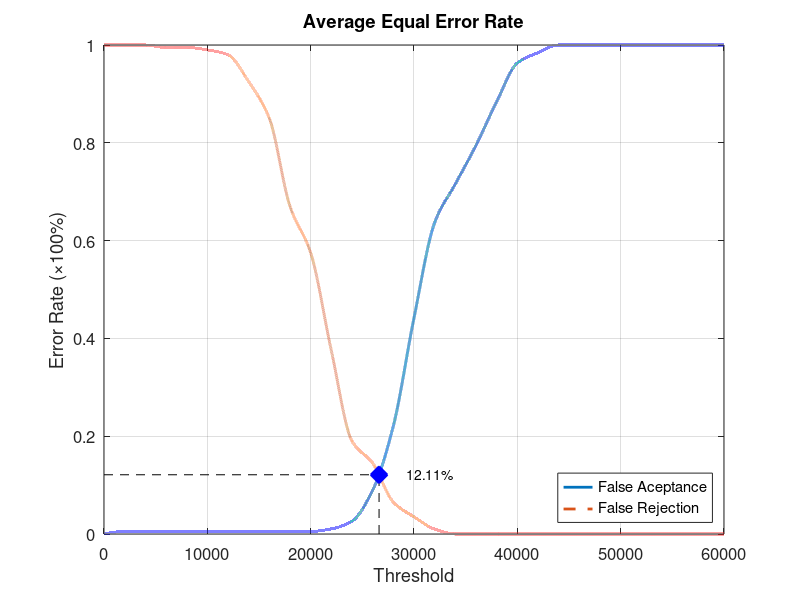
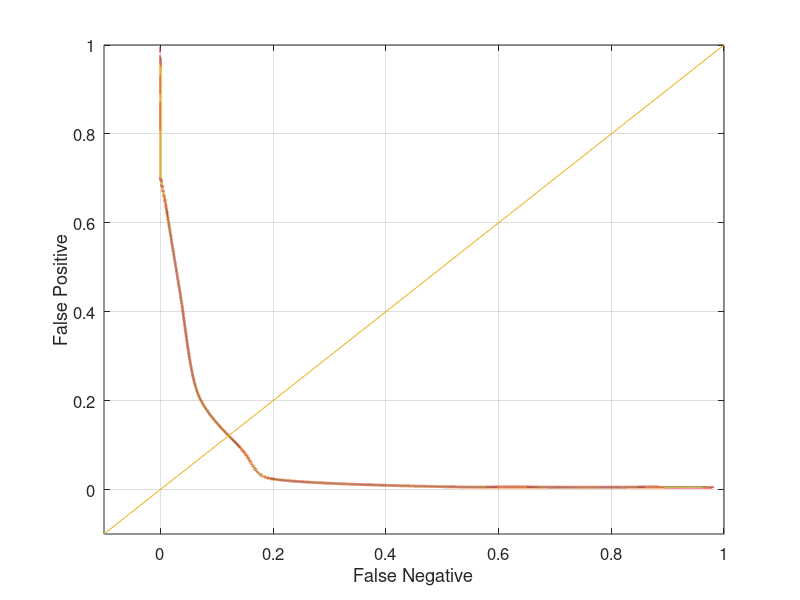

Here is the MATLAB script that generated these plots, in order:
function yEER = Database4_2
close all;
clear;
clc;
x = 0:2000:60000;
xq = 0:0.5:60000;

y0 = [0 0.00526316 0.00526316 0.00526316 0.00526316 0.00526316 0.00526316 0.00526316 0.00526316 0.00526316 0.00526316 0.0105263 0.0263158 0.0894737 0.221053 0.442105 0.636842 0.715789 0.794737 0.884211 0.963158 0.984211 1 1 1 1 1 1 1 1 1];
yy0 = interp1(x, y0, xq, 'pchip');
y1 = [1 1 1 0.995 0.995 0.99 0.98 0.925 0.85 0.67 0.575 0.375 0.19 0.145 0.065 0.035 0.01 0 0 0 0 0 0 0 0 0 0 0 0 0 0];
yy1 = interp1(x, y1, xq, 'pchip');

% Calculating EER: 
y2 = abs(y0 - y1);
find(y2 == min(y2))
yy2 = abs(yy0 - yy1);
xEER = find(yy2 == min(yy2));
xEERIndex = xq(xEER) % X-axis EER
yEER = yy0(xEER) % Y-axis EER

main = figure
plot(xq, yy0,'-','LineWidth', 2);	hold on
plot(xq, yy1,'--','LineWidth', 2);	hold on
plot([xEERIndex xEERIndex], [0 yEER], 'k--');	hold on
plot([0 xEERIndex], [yEER yEER], 'k--');	hold on
plot(xEERIndex, yEER, 'bx', 'LineWidth', 10);	hold on
text(xEERIndex + 10 * xEERIndex / 100, yEER, [num2str(round((10000 * yEER)) / 100) '%'])
legend('False Aceptance', 'False Rejection', 'Location', 'SouthEast')
xlabel('Threshold')
ylabel('Error Rate (\times100%)')
title('Average Equal Error Rate')
set(gca, 'FontSize', 12)
axis([0 60000 0 1])
grid on

print(main, 'Database4_2Main', '-dpng');
FNRxFPR = figure('Color', [1 1 1]);
plot(yy1, yy0, '-', yy1, yy0, 'LineWidth', 2);
hold on
y = -0.1:0.1:1
plot(y, y); 
set(gca, 'FontSize', 12)
xlabel('False Negative')
ylabel('False Positive')
axis([-0.1 1 -0.1 1])
set(gca, 'FontSize', 12)
grid on

print(FNRxFPR, 'Database4_2FNRxFPR','-dpng');
end
